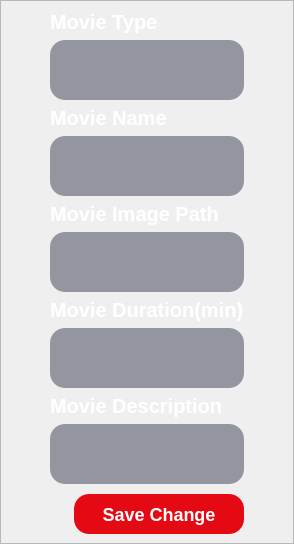
                   <widget class="QWidget" name="Admin_Movie_Edit_Page">
                    <property name="styleSheet">
                     <string notr="true">#Admin_Movie_Edit_Page{
background-color: rgba(0,0,0,0);
}</string>
                    </property>
                    <layout class="QVBoxLayout" name="verticalLayout_22">
                     <property name="spacing">
                      <number>0</number>
                     </property>
                     <property name="leftMargin">
                      <number>0</number>
                     </property>
                     <property name="topMargin">
                      <number>0</number>
                     </property>
                     <property name="rightMargin">
                      <number>0</number>
                     </property>
                     <property name="bottomMargin">
                      <number>0</number>
                     </property>
                     <item>
                      <widget class="QFrame" name="Admin_Movie_Edit_Page_Header">
                       <property name="maximumSize">
                        <size>
                         <width>16777215</width>
                         <height>100</height>
                        </size>
                       </property>
                       <property name="styleSheet">
                        <string notr="true">#Admin_Movie_Edit_Page_Header{
background-color: #1c1f22;
border-radius: 15px;
}
</string>
                       </property>
                       <property name="frameShape">
                        <enum>QFrame::StyledPanel</enum>
                       </property>
                       <property name="frameShadow">
                        <enum>QFrame::Raised</enum>
                       </property>
                      </widget>
                     </item>
                     <item>
                      <widget class="QFrame" name="Admin_Movie_Edit_Page_Field">
                       <property name="styleSheet">
                        <string notr="true">#Admin_Movie_Edit_Page_Field{

padding-left: 40px;
padding-right: 40px;
}</string>
                       </property>
                       <property name="frameShape">
                        <enum>QFrame::StyledPanel</enum>
                       </property>
                       <property name="frameShadow">
                        <enum>QFrame::Raised</enum>
                       </property>
                       <layout class="QVBoxLayout" name="verticalLayout_23">
                        <item>
                         <widget class="QLabel" name="Admin_Movie_Type_label">
                          <property name="styleSheet">
                           <string notr="true">#Admin_Movie_Type_label{
font-size:20px;
font-weight: 700;
color: #fff;
}</string>
                          </property>
                          <property name="text">
                           <string>Movie Type</string>
                          </property>
                         </widget>
                        </item>
                        <item>
                         <widget class="QLineEdit" name="Admin_Movie_MovieType_Input">
                          <property name="minimumSize">
                           <size>
                            <width>0</width>
                            <height>60</height>
                           </size>
                          </property>
                          <property name="styleSheet">
                           <string notr="true">#Admin_Movie_MovieType_Input{
border-radius: 15px;
background-color:#93969e;
font-size: 18px;
padding-left: 10px;
}</string>
                          </property>
                         </widget>
                        </item>
                        <item>
                         <widget class="QLabel" name="Admin_Movie_Name_label">
                          <property name="styleSheet">
                           <string notr="true">#Admin_Movie_Name_label{
font-size:20px;
font-weight: 700;
color: #fff;
}</string>
                          </property>
                          <property name="text">
                           <string>Movie Name</string>
                          </property>
                         </widget>
                        </item>
                        <item>
                         <widget class="QLineEdit" name="Admin_Movie_Name_Input">
                          <property name="minimumSize">
                           <size>
                            <width>0</width>
                            <height>60</height>
                           </size>
                          </property>
                          <property name="styleSheet">
                           <string notr="true">#Admin_Movie_Name_Input{
border-radius: 15px;
background-color:#93969e;
font-size: 18px;
padding-left: 10px;
}</string>
                          </property>
                         </widget>
                        </item>
                        <item>
                         <widget class="QLabel" name="Admin_Movie_Img_Path_label">
                          <property name="styleSheet">
                           <string notr="true">#Admin_Movie_Img_Path_label{
font-size:20px;
font-weight: 700;
color: #fff;
}</string>
                          </property>
                          <property name="text">
                           <string>Movie Image Path</string>
                          </property>
                         </widget>
                        </item>
                        <item>
                         <widget class="QLineEdit" name="Admin_Movie_Img_Input">
                          <property name="minimumSize">
                           <size>
                            <width>0</width>
                            <height>60</height>
                           </size>
                          </property>
                          <property name="styleSheet">
                           <string notr="true">#Admin_Movie_Img_Input{
border-radius: 15px;
background-color:#93969e;
font-size: 18px;
padding-left: 10px;
}</string>
                          </property>
                         </widget>
                        </item>
                        <item>
                         <widget class="QLabel" name="Admin_Movie_Duration_label">
                          <property name="styleSheet">
                           <string notr="true">#Admin_Movie_Duration_label{
font-size:20px;
font-weight: 700;
color: #fff;
}</string>
                          </property>
                          <property name="text">
                           <string>Movie Duration(min)</string>
                          </property>
                         </widget>
                        </item>
                        <item>
                         <widget class="QLineEdit" name="Admin_Movie_Duration_Input">
                          <property name="minimumSize">
                           <size>
                            <width>0</width>
                            <height>60</height>
                           </size>
                          </property>
                          <property name="styleSheet">
                           <string notr="true">#Admin_Movie_Duration_Input{
border-radius: 15px;
background-color:#93969e;
font-size: 18px;
padding-left: 10px;
}</string>
                          </property>
                         </widget>
                        </item>
                        <item>
                         <widget class="QLabel" name="Admin_Movie_Des_label">
                          <property name="styleSheet">
                           <string notr="true">#Admin_Movie_Des_label{
font-size:20px;
font-weight: 700;
color: #fff;
}</string>
                          </property>
                          <property name="text">
                           <string>Movie Description</string>
                          </property>
                         </widget>
                        </item>
                        <item>
                         <widget class="QLineEdit" name="Admin_Movie_Des_Input">
                          <property name="minimumSize">
                           <size>
                            <width>0</width>
                            <height>60</height>
                           </size>
                          </property>
                          <property name="styleSheet">
                           <string notr="true">#Admin_Movie_Des_Input{
border-radius: 15px;
background-color:#93969e;
font-size: 18px;
padding-left: 10px;
}</string>
                          </property>
                         </widget>
                        </item>
                        <item alignment="Qt::AlignRight">
                         <widget class="QPushButton" name="Admin_Movie_Edit_Save_btn">
                          <property name="minimumSize">
                           <size>
                            <width>170</width>
                            <height>44</height>
                           </size>
                          </property>
                          <property name="styleSheet">
                           <string notr="true">

#Admin_Movie_Edit_Save_btn {
font-size: 18px; 
background-color:#e50914;
font-weight: 700;
color: #fff;
border-radius:15px;
margin-top: 4px;

}
#Admin_Movie_Edit_Save_btn:hover {
background-color: #ff2f4e;
}</string>
                          </property>
                          <property name="text">
                           <string>Save Change</string>
                          </property>
                         </widget>
                        </item>
                       </layout>
                      </widget>
                     </item>
                    </layout>
                   </widget>
